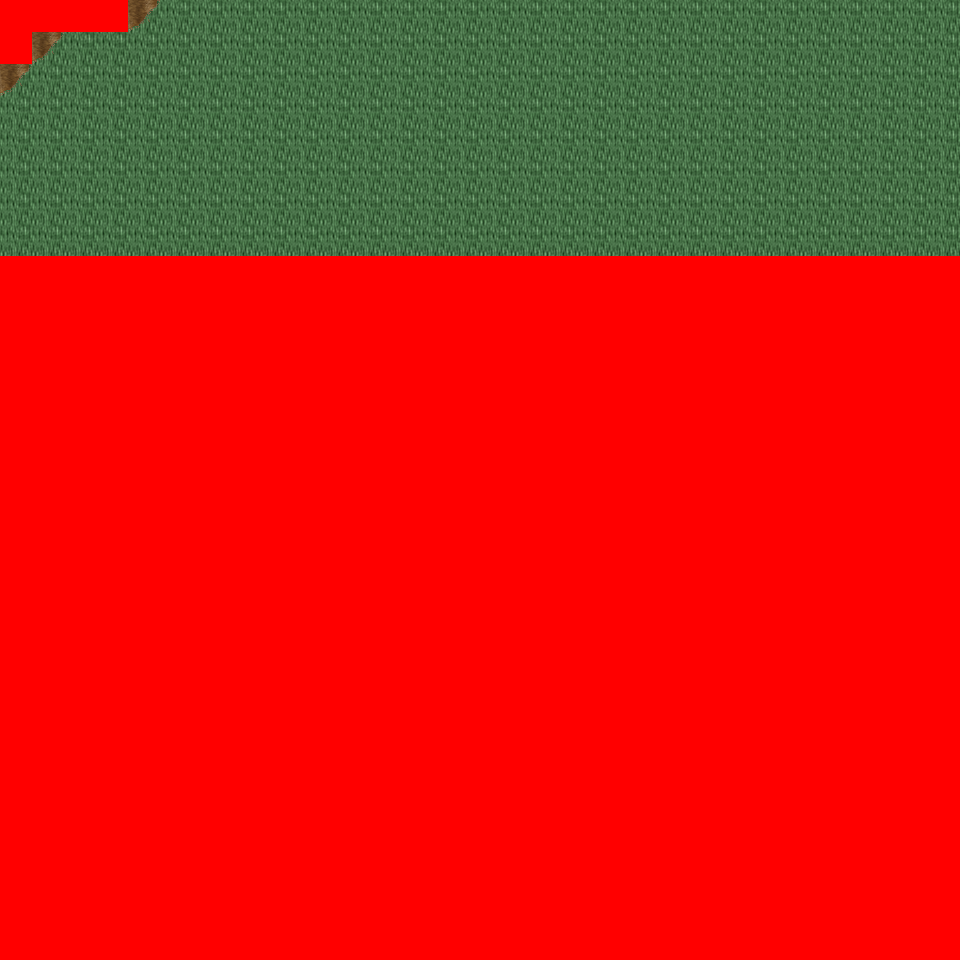

This is a level from a 2D game, rendered from its Tiled map with the project's own tilesets. A one-line summary and the map file follow, with tile-layer data summarised:
An orthogonal 30x30 tile map with 32x32 px tiles, 6 tile layers (Ground, Object, Object2, Above, ...), 26 tilesets and 3 objects (3x mapchange).

<map version="1.0" orientation="orthogonal" renderorder="right-down" width="30" height="30" tilewidth="32" tileheight="32" nextobjectid="4">
  <tileset firstgid="1" name="tileset_logic_collision" tilewidth="32" tileheight="32" tilecount="1" columns="1">
    <image source="../drawable/tileset_logic_collision.png" width="32" height="32" />
  </tileset>
  <tileset firstgid="2" name="tileset_ground_ground" tilewidth="32" tileheight="32" tilecount="33" columns="3">
    <image source="../drawable/tileset_ground_ground.png" width="96" height="352" />
  </tileset>
  <tileset firstgid="35" name="tileset_building_castle" tilewidth="32" tileheight="32" tilecount="320" columns="20">
    <image source="../drawable/tileset_building_castle.png" width="640" height="512" />
  </tileset>
  <tileset firstgid="355" name="tileset_ground_grass_corners" tilewidth="32" tileheight="32" tilecount="24" columns="6">
    <image source="../drawable/tileset_ground_grass_corners.png" width="192" height="128" />
  </tileset>
  <tileset firstgid="379" name="tileset_ground_grass_edges" tilewidth="32" tileheight="32" tilecount="36" columns="12">
    <image source="../drawable/tileset_ground_grass_edges.png" width="384" height="96" />
  </tileset>
  <tileset firstgid="415" name="tileset_ground_water_pool" tilewidth="32" tileheight="32" tilecount="72" columns="3">
    <image source="../drawable/tileset_ground_water_pool.png" width="96" height="768" />
  </tileset>
  <tileset firstgid="487" name="tileset_ground_earth_edges" tilewidth="32" tileheight="32" tilecount="18" columns="6">
    <image source="../drawable/tileset_ground_earth_edges.png" width="192" height="96" />
  </tileset>
  <tileset firstgid="505" name="tileset_item_weapon_cannon" tilewidth="32" tileheight="32" tilecount="12" columns="3">
    <image source="../drawable/tileset_item_weapon_cannon.png" width="96" height="128" />
  </tileset>
  <tileset firstgid="517" name="tileset_item_pot_barrels_1" tilewidth="32" tileheight="32" tilecount="8" columns="4">
    <image source="../drawable/tileset_item_pot_barrels_1.png" width="128" height="64" />
  </tileset>
  <tileset firstgid="525" name="tileset_ground_cobbled_paving" tilewidth="32" tileheight="32" tilecount="1" columns="1">
    <image source="../drawable/tileset_ground_cobbled_paving.png" width="32" height="32" />
  </tileset>
  <tileset firstgid="526" name="tileset_ground_ridge_earth_pale" tilewidth="32" tileheight="32" tilecount="96" columns="12">
    <image source="../drawable/tileset_ground_ridge_earth_pale.png" width="384" height="256" />
  </tileset>
  <tileset firstgid="622" name="tileset_plant_bushes_and_trees" tilewidth="32" tileheight="32" tilecount="144" columns="16">
    <image source="../drawable/tileset_plant_bushes_and_trees.png" width="512" height="289" />
  </tileset>
  <tileset firstgid="766" name="tileset_plant_bush_leafy_2" tilewidth="32" tileheight="32" tilecount="12" columns="6">
    <image source="../drawable/tileset_plant_bush_leafy_2.png" width="192" height="64" />
  </tileset>
  <tileset firstgid="778" name="tileset_plant_bush_flowering" tilewidth="32" tileheight="32" tilecount="72" columns="8">
    <image source="../drawable/tileset_plant_bush_flowering.png" width="256" height="288" />
  </tileset>
  <tileset firstgid="850" name="tileset_plant_stump_small_stump" tilewidth="32" tileheight="32" tilecount="4" columns="2">
    <image source="../drawable/tileset_plant_stump_small_stump.png" width="64" height="64" />
  </tileset>
  <tileset firstgid="854" name="tileset_plant_tree_fall_trees" tilewidth="32" tileheight="32" tilecount="40" columns="8">
    <image source="../drawable/tileset_plant_tree_fall_trees.png" width="256" height="160" />
  </tileset>
  <tileset firstgid="894" name="tileset_plant_vine" tilewidth="32" tileheight="32" tilecount="3" columns="1">
    <image source="../drawable/tileset_plant_vine.png" width="32" height="96" />
  </tileset>
  <tileset firstgid="897" name="tileset_building_cottage" tilewidth="32" tileheight="32" tilecount="256" columns="16">
    <image source="../drawable/tileset_building_cottage.png" width="512" height="512" />
  </tileset>
  <tileset firstgid="1153" name="tileset_building_roof_thatched_roof" tilewidth="32" tileheight="32" tilecount="256" columns="16">
    <image source="../drawable/tileset_building_roof_thatched_roof.png" width="512" height="512" />
  </tileset>
  <tileset firstgid="1409" name="tileset_building_window_windows" tilewidth="32" tileheight="32" tilecount="256" columns="16">
    <image source="../drawable/tileset_building_window_windows.png" width="512" height="512" />
  </tileset>
  <tileset firstgid="1665" name="tileset_building_door_doors" tilewidth="32" tileheight="32" tilecount="256" columns="16">
    <image source="../drawable/tileset_building_door_doors.png" width="512" height="512" />
  </tileset>
  <tileset firstgid="1921" name="tileset_building_fence_fence_wooden" tilewidth="32" tileheight="32" tilecount="12" columns="3">
    <image source="../drawable/tileset_building_fence_fence_wooden.png" width="96" height="128" />
  </tileset>
  <tileset firstgid="1933" name="tileset_ground_ground_3" tilewidth="32" tileheight="32" tilecount="5" columns="5">
    <image source="../drawable/tileset_ground_ground_3.png" width="160" height="32" />
  </tileset>
  <tileset firstgid="1938" name="tileset_plant_tree_tree_darkgreen" tilewidth="32" tileheight="32" tilecount="88" columns="8">
    <image source="../drawable/tileset_plant_tree_tree_darkgreen.png" width="256" height="352" />
  </tileset>
  <tileset firstgid="2026" name="tileset_building_decoration_magician_banner" tilewidth="32" tileheight="32" tilecount="3" columns="3">
    <image source="../drawable/tileset_building_decoration_magician_banner.png" width="96" height="32" />
  </tileset>
  <tileset firstgid="2029" name="tileset_ground_ladder_vertical_dark" tilewidth="32" tileheight="32" tilecount="3" columns="3">
    <image source="../drawable/tileset_ground_ladder_vertical_dark.png" width="96" height="32" />
  </tileset>
  <layer name="Ground" width="30" height="30">
    <data>[900 cells, 240 non-empty, 2 distinct tile ids]</data>
  </layer>
  <layer name="Object" width="30" height="30">
    <data>[900 cells, 8 non-empty, 4 distinct tile ids]</data>
  </layer>
  <layer name="Object2" width="30" height="30">
    <data>[900 cells, 0 non-empty, 0 distinct tile ids]</data>
  </layer>
  <layer name="Above" width="30" height="30">
    <data>[900 cells, 0 non-empty, 0 distinct tile ids]</data>
  </layer>
  <layer name="Above2" width="30" height="30">
    <data>[900 cells, 0 non-empty, 0 distinct tile ids]</data>
  </layer>
  <layer name="Walkable" width="30" height="30">
    <data>[900 cells, 665 non-empty, 1 distinct tile ids]</data>
  </layer>
  <objectgroup name="MapEvents">
    <object id="1" name="north" type="mapchange" x="128" y="0" width="832" height="32">
      <properties>
        <property name="map" value="0_ados_mountain_n2_w2_x2_y3" />
        <property name="place" value="south" />
      </properties>
    </object>
    <object id="2" name="west" type="mapchange" x="0" y="64" width="32" height="192">
      <properties>
        <property name="map" value="0_ados_mountain_n2_w2_x1_y4" />
        <property name="place" value="east" />
      </properties>
    </object>
    <object id="3" name="east" type="mapchange" x="928" y="0" width="32" height="256">
      <properties>
        <property name="map" value="0_ados_mountain_n2_w2_x3_y4" />
        <property name="place" value="west" />
      </properties>
    </object>
  </objectgroup>
</map>
